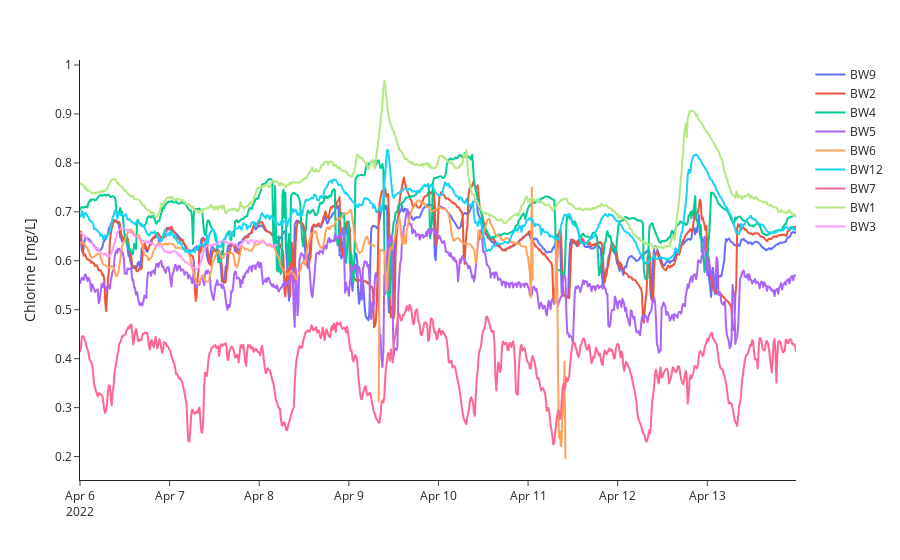

Source (notebook cell):
### Markdown cell above
### Time series plotting
Chlorine data @ DMA inlets (sources) and distribution points.

### Code cell
try:
    wq_bwfl_ids = wq_df['bwfl_id'].unique()
    plot_wq_df = wq_df[(wq_df['data_type'] == 'chlorine')]
    fig = px.line(
        plot_wq_df,
        x='datetime',
        y='mean',
        color='bwfl_id',
    )
    fig.update_layout(
        xaxis_title='',
        yaxis_title='Chlorine [mg/L]',
        legend_title_text='',
        template='simple_white',
        height=450,
    )
    fig.show()
except:
    print("Plotting data not available.")

### Figure 1 — Plotly figure (JSON) as saved in the notebook; plotly's stock layout.template omitted (floating-point values rounded to 4 significant figures; data arrays with more than 128 entries replaced by an {"elided": "..."} marker saying what was removed)
{"data": [{"hovertemplate": "bwfl_id=BW9<br>datetime=%{x}<br>mean=%{y}<extra></extra>", "legendgroup": "BW9", "line": {"color": "#636efa", "dash": "solid"}, "marker": {"symbol": "circle"}, "mode": "lines", "name": "BW9", "showlegend": true, "type": "scattergl", "x": {"elided": "768 str values"}, "xaxis": "x", "y": {"elided": "768 float values"}, "yaxis": "y"}, {"hovertemplate": "bwfl_id=BW2<br>datetime=%{x}<br>mean=%{y}<extra></extra>", "legendgroup": "BW2", "line": {"color": "#EF553B", "dash": "solid"}, "marker": {"symbol": "circle"}, "mode": "lines", "name": "BW2", "showlegend": true, "type": "scattergl", "x": {"elided": "768 str values"}, "xaxis": "x", "y": {"elided": "768 float values"}, "yaxis": "y"}, {"hovertemplate": "bwfl_id=BW4<br>datetime=%{x}<br>mean=%{y}<extra></extra>", "legendgroup": "BW4", "line": {"color": "#00cc96", "dash": "solid"}, "marker": {"symbol": "circle"}, "mode": "lines", "name": "BW4", "showlegend": true, "type": "scattergl", "x": {"elided": "768 str values"}, "xaxis": "x", "y": {"elided": "768 float values"}, "yaxis": "y"}, {"hovertemplate": "bwfl_id=BW5<br>datetime=%{x}<br>mean=%{y}<extra></extra>", "legendgroup": "BW5", "line": {"color": "#ab63fa", "dash": "solid"}, "marker": {"symbol": "circle"}, "mode": "lines", "name": "BW5", "showlegend": true, "type": "scattergl", "x": {"elided": "768 str values"}, "xaxis": "x", "y": {"elided": "768 float values"}, "yaxis": "y"}, {"hovertemplate": "bwfl_id=BW6<br>datetime=%{x}<br>mean=%{y}<extra></extra>", "legendgroup": "BW6", "line": {"color": "#FFA15A", "dash": "solid"}, "marker": {"symbol": "circle"}, "mode": "lines", "name": "BW6", "showlegend": true, "type": "scattergl", "x": {"elided": "768 str values"}, "xaxis": "x", "y": {"elided": "768 float values"}, "yaxis": "y"}, {"hovertemplate": "bwfl_id=BW12<br>datetime=%{x}<br>mean=%{y}<extra></extra>", "legendgroup": "BW12", "line": {"color": "#19d3f3", "dash": "solid"}, "marker": {"symbol": "circle"}, "mode": "lines", "name": "BW12", "showlegend": true, "type": "scattergl", "x": {"elided": "768 str values"}, "xaxis": "x", "y": {"elided": "768 float values"}, "yaxis": "y"}, {"hovertemplate": "bwfl_id=BW7<br>datetime=%{x}<br>mean=%{y}<extra></extra>", "legendgroup": "BW7", "line": {"color": "#FF6692", "dash": "solid"}, "marker": {"symbol": "circle"}, "mode": "lines", "name": "BW7", "showlegend": true, "type": "scattergl", "x": {"elided": "768 str values"}, "xaxis": "x", "y": {"elided": "768 float values"}, "yaxis": "y"}, {"hovertemplate": "bwfl_id=BW1<br>datetime=%{x}<br>mean=%{y}<extra></extra>", "legendgroup": "BW1", "line": {"color": "#B6E880", "dash": "solid"}, "marker": {"symbol": "circle"}, "mode": "lines", "name": "BW1", "showlegend": true, "type": "scattergl", "x": {"elided": "768 str values"}, "xaxis": "x", "y": {"elided": "768 float values"}, "yaxis": "y"}, {"hovertemplate": "bwfl_id=BW3<br>datetime=%{x}<br>mean=%{y}<extra></extra>", "legendgroup": "BW3", "line": {"color": "#FF97FF", "dash": "solid"}, "marker": {"symbol": "circle"}, "mode": "lines", "name": "BW3", "showlegend": true, "type": "scattergl", "x": {"elided": "768 str values"}, "xaxis": "x", "y": {"elided": "768 float values"}, "yaxis": "y"}], "layout": {"autosize": true, "legend": {"title": {"text": ""}, "tracegroupgap": 0}, "margin": {"t": 60}, "xaxis": {"anchor": "y", "autorange": true, "domain": [0, 1], "range": ["2022-04-06", "2022-04-13 23:45"], "title": {"text": ""}, "type": "date"}, "yaxis": {"anchor": "x", "autorange": true, "domain": [0, 1], "range": [0.1521, 1.01], "title": {"text": "Chlorine [mg/L]"}, "type": "linear"}}}
